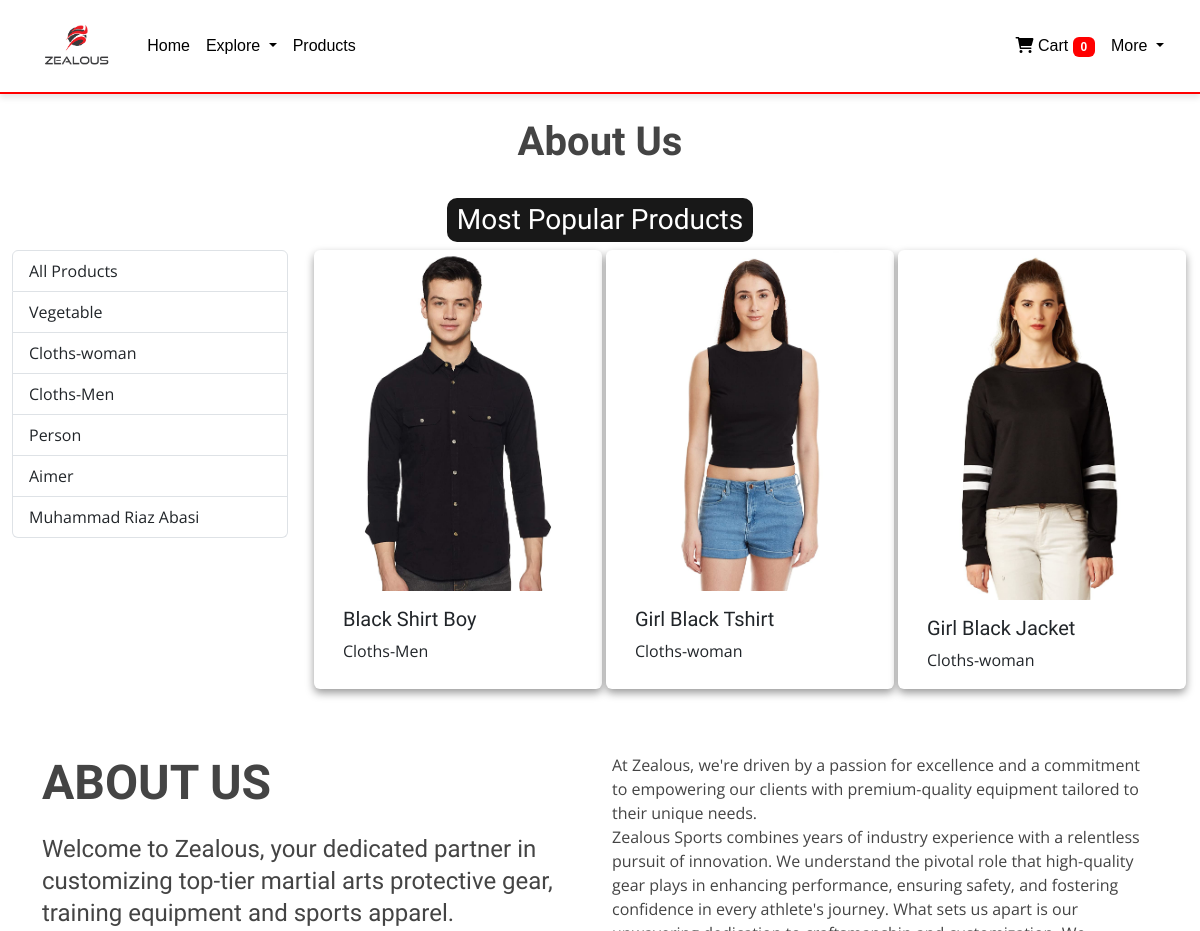
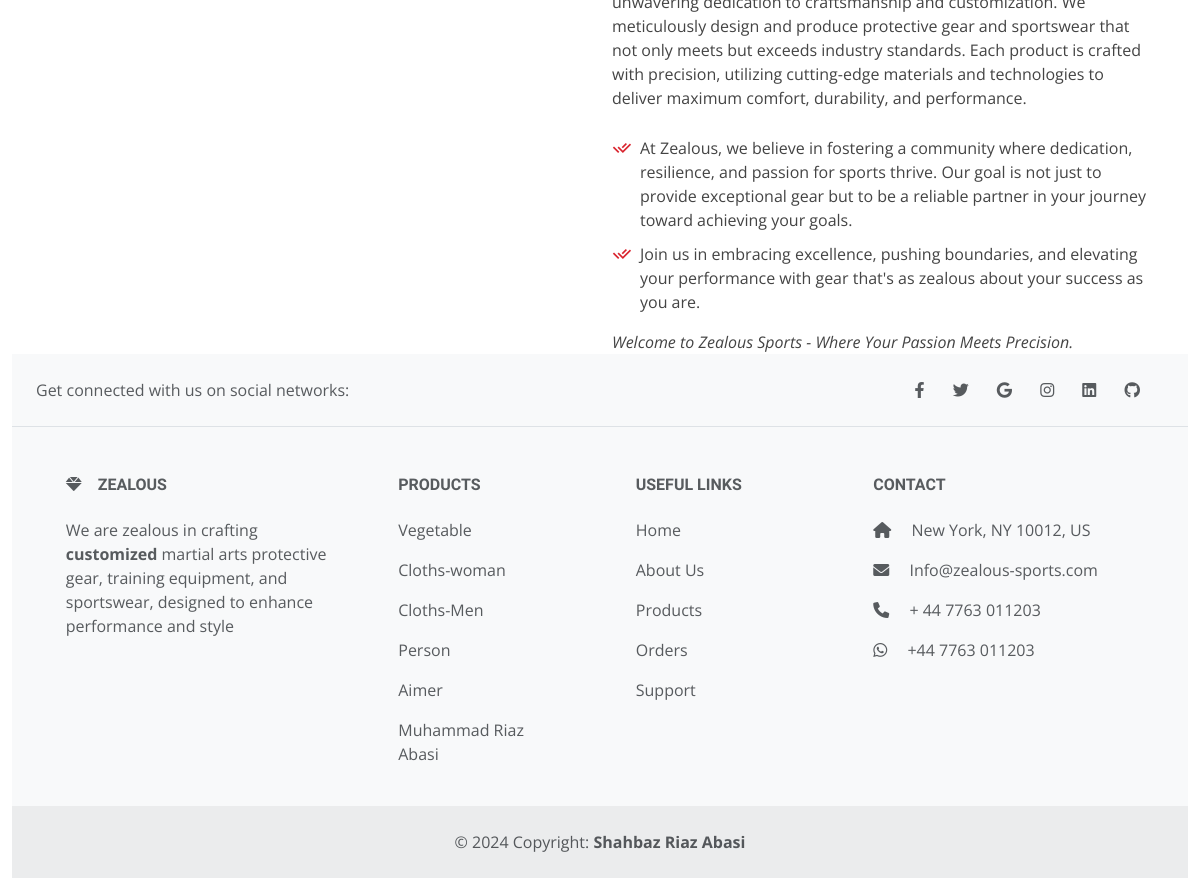
Page /about/ on the earlier database version (2 pictures, top to bottom).
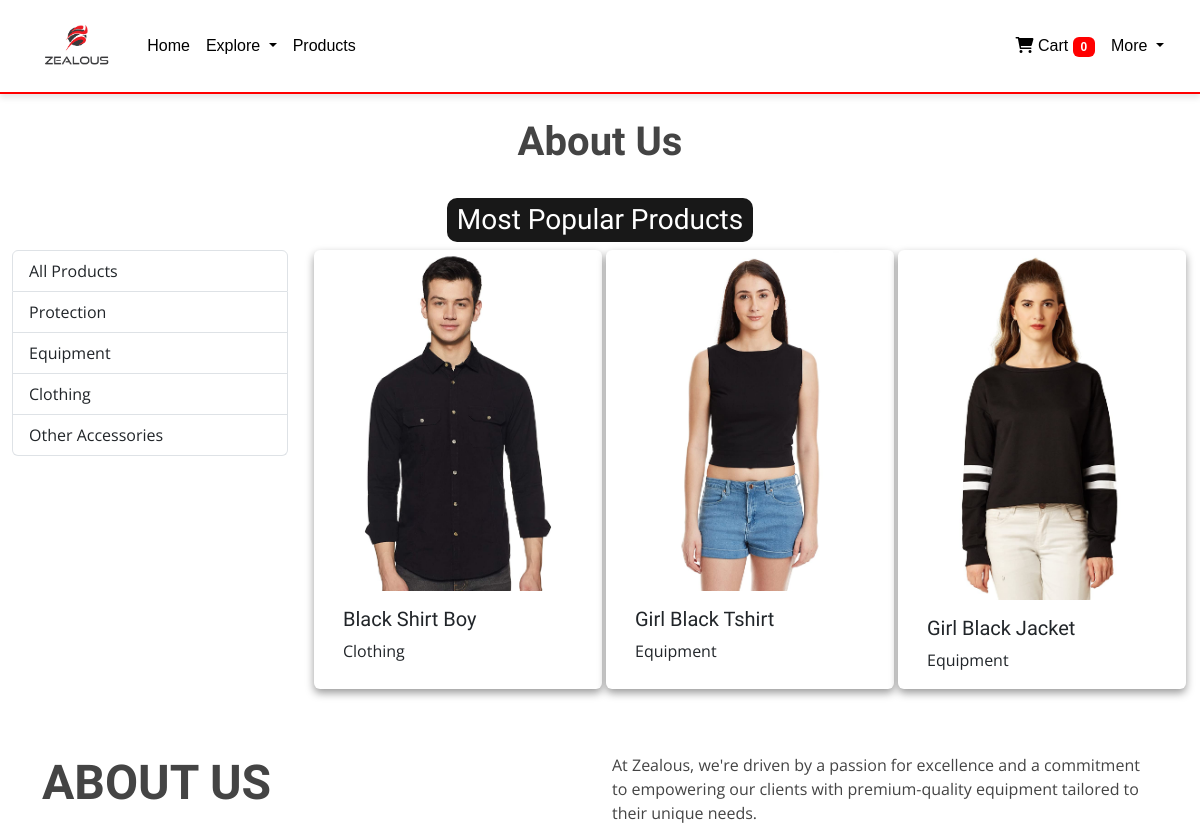
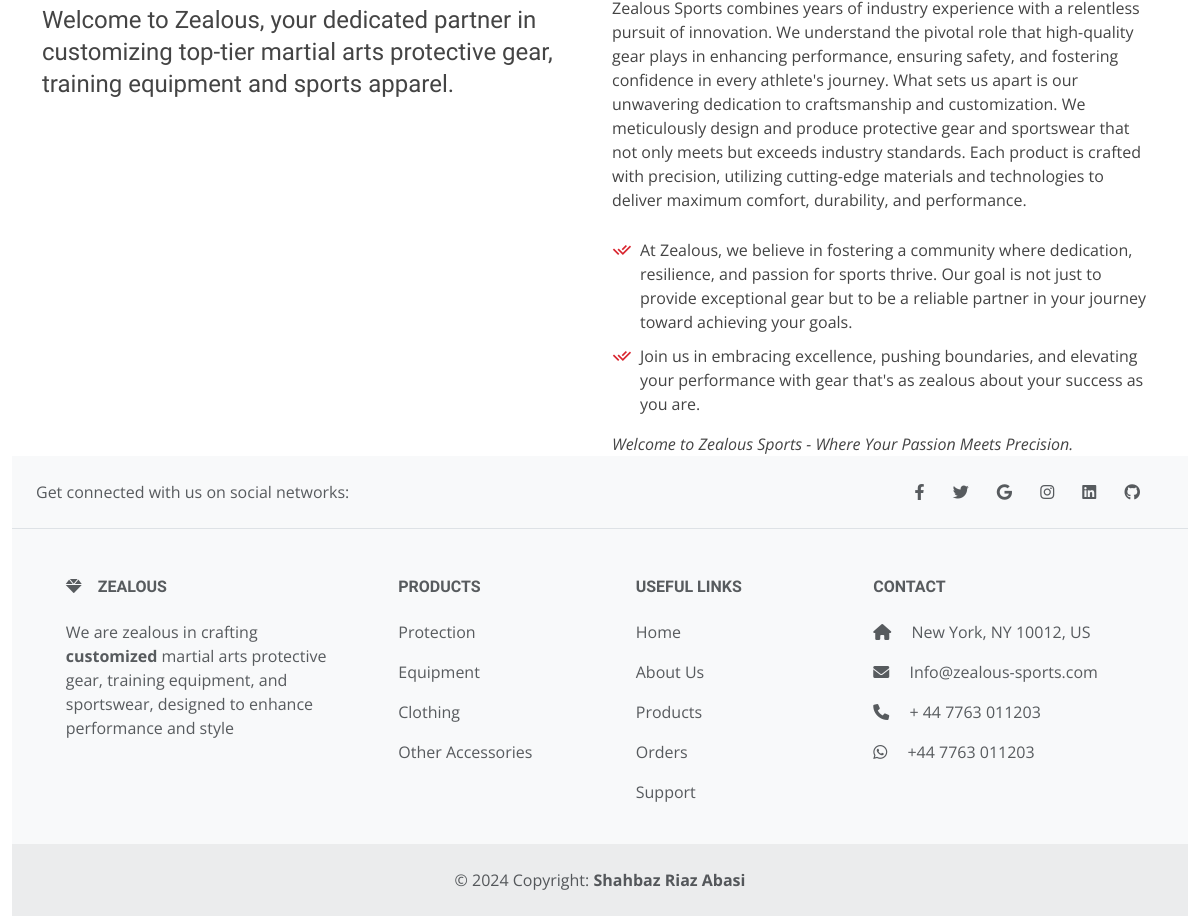
Same page on the later database version (2 pictures, top to bottom).
### store/models/category.py (models this page shows, shortened)
class Category(models.Model):
    name = models.CharField(max_length=20)
    @staticmethod
    def get_all_category():
        return Category.objects.all()
    def __str__(self):
        return self.name

### store/models/product.py (models this page shows, shortened)
class Product(models.Model):
    name = models.CharField(max_length=50)
    price = models.IntegerField(default=0)
    category= models.ForeignKey(Category, on_delete=models.CASCADE, default=1)
    description = models.CharField(max_length=1000, default='')
    image = models.ImageField(upload_to='products/')
    image2 = models.ImageField(upload_to='products/', null=True, blank=True)
    image3 = models.ImageField(upload_to='products/', null=True, blank=True)
    @staticmethod
    def get_all_products():
        return Product.objects.all()

### store/views.py (the view)
# urls.py: path('about/', about, name='about'),
def about(request):
    categories = Category.get_all_category()
    category_id = request.GET.get('category')
    products = None
    if category_id:
        products = Product.get_all_products_by_id(category_id)
    else:
        products = Product.get_all_products()
    customer = None
    if 'customer_id' in request.session:
        customer = Customer.objects.filter(id=request.session['customer_id']).first()
    cart = request.session.get('cart', {})
    context = {
        'Categories': categories,
        'products': products,
        'Customer': customer,
        'cart': cart
    }
    return render(request, 'about.html', context)

### store/templates/about.html
{% extends "base.html" %}
{% load cart %}
{% load custom_filter %}
{% load static %}
{% block content %}
<h1 class="text-center fw-bold mt-5">About Us</h1>
<div class="container-fluid mt-2">
  <div class="row">
    <div class="col-12 text-center mt-4">
      <h3 class="text-background-black" >Most Popular Products {{ Customer.first_name }}</h3>
    </div>
    <div class="col-lg-3">
      <div class="list-group">
        <a href="/about" class="list-group-item list-group-item-action">All Products</a>
        {% for category in Categories %}
        <a href="{% url 'about' %}?category={{ category.id }}" class="list-group-item list-group-item-action">{{ category.name }}</a>
        {% endfor %}
      </div>
    </div>
  <div class="col-lg-9 mx-auto" id="product">
    <div class="row mx-auto">
      {% for product in products|slice:":3" %}
      <div class="card mx-auto mb-3 product-card" id="{{ product.id }}" style="width: 18rem;">
        <img src="{{ product.image.url }}" alt="Product Image">
        <div class="card-body">
          <h5 class="card-title">{{ product.name }}</h5>
          <p class="card-text">{{ product.category }}</p>
        </div>
      </div>
      {% endfor %}
    </div>
  </div>
</div>
<section id="about" class="mt-5 about">
  <div class="container">
    <div class="row content">
      <div class="col-lg-6">
        <h2>About Us</h2>
        <h3>Welcome to Zealous, your dedicated partner in customizing top-tier martial arts protective gear, training equipment and sports apparel. </h3>
      </div>
      <div class="col-lg-6 pt-4 pt-lg-0">
        <p>
          At Zealous, we're driven by a passion for excellence and a commitment to empowering our clients with premium-quality equipment tailored to their unique needs.<br>
          Zealous Sports combines years of industry experience with a relentless pursuit of innovation. We understand the pivotal role that high-quality gear plays in enhancing performance, ensuring safety, and fostering confidence in every athlete's journey.
          What sets us apart is our unwavering dedication to craftsmanship and customization. We meticulously design and produce protective gear and sportswear that not only meets but exceeds industry standards. Each product is crafted with precision, utilizing cutting-edge materials and technologies to deliver maximum comfort, durability, and performance.
        </p>
        <ul>
          <li><i class="ri-check-double-line"></i>At Zealous, we believe in fostering a community where dedication, resilience, and passion for sports thrive. Our goal is not just to provide exceptional gear but to be a reliable partner in your journey toward achieving your goals.</li>
          <li><i class="ri-check-double-line"></i> Join us in embracing excellence, pushing boundaries, and elevating your performance with gear that's as zealous about your success as you are.</li>
        </ul>
        <p class="fst-italic">
          Welcome to Zealous Sports - Where Your Passion Meets Precision.
        </p>
      </div>
    </div>
  </div>
</section>
{% endblock %}
{% block footer %}
{% include "footer.html" %}
{% endblock %}

### store/templates/footer.html
<footer class="text-center text-lg-start bg-body-tertiary text-muted">
  <section class="d-flex justify-content-center justify-content-lg-between p-4 border-bottom">
    <div class="me-5 d-none d-lg-block">
      <span>Get connected with us on social networks:</span>
    </div>
    <div>
      <a href="" class="me-4 text-reset">
        <i class="fab fa-facebook-f"></i>
      </a>
      <a href="" class="me-4 text-reset">
        <i class="fab fa-twitter"></i>
      </a>
      <a href="" class="me-4 text-reset">
        <i class="fab fa-google"></i>
      </a>
      <a href="" class="me-4 text-reset">
        <i class="fab fa-instagram"></i>
      </a>
      <a href="" class="me-4 text-reset">
        <i class="fab fa-linkedin"></i>
      </a>
      <a href="" class="me-4 text-reset">
        <i class="fab fa-github"></i>
      </a>
    </div>
  </section>
  <section class="">
    <div class="container text-center text-md-start mt-5">
      <div class="row mt-3">
        <div class="col-md-3 col-lg-4 col-xl-3 mx-auto mb-4">
          <h6 class="text-uppercase fw-bold mb-4">
            <i class="fas fa-gem me-3"></i>ZEALOUS
          </h6>
          <p>
            We are zealous in crafting <strong>customized</strong>  martial arts protective gear, training equipment, and sportswear, designed to enhance performance and style
          </p>
        </div>
        <div class="col-md-2 col-lg-2 col-xl-2 mx-auto mb-4">
          <h6 class="text-uppercase fw-bold mb-4">
            Products
          </h6>
          <p>
            {% for category in Categories %}
            <a href="{% url 'products' %}?category={{ category.id }}" class="mt-3 mb-3 list-group-item list-group-item-action">{{ category.name }}</a>
            {% endfor %}
          </p>
        </div>
        <div class="col-md-3 col-lg-2 col-xl-2 mx-auto mb-4">
          <h6 class="text-uppercase fw-bold mb-4">
            Useful links
          </h6>
          <p>
            <a href="/" class="text-reset">Home</a>
          </p>
          <p>
            <a href="#!" class="text-reset">About Us</a>
          </p>
          <p>
            <a href="/products" class="text-reset">Products</a>
          </p>
          <p>
            <a href="/order" class="text-reset">Orders</a>
          </p>
          <p>
            <a href="#!" class="text-reset">Support</a>
          </p>
        </div>
        <div class="col-md-4 col-lg-3 col-xl-3 mx-auto mb-md-0 mb-4">
          <h6 class="text-uppercase fw-bold mb-4">Contact</h6>
          <p><i class="fas fa-home me-3"></i> New York, NY 10012, US</p>
          <p>
            <i class="fas fa-envelope me-3"></i>
            Info@zealous-sports.com
          </p>
          <p><i class="fas fa-phone me-3"></i> + 44 7763 011203</p>
          <p><i class="fab fa-whatsapp me-3"></i> +44 7763 011203</p>
        </div>
      </div>
    </div>
  </section>
  <div class="text-center p-4" style="background-color: rgba(0, 0, 0, 0.05);">
    © 2024 Copyright:
    <a class="text-reset fw-bold" target="_blank" href="https://shahbazriaz.online/">Shahbaz Riaz Abasi</a>
  </div>
</footer>

Differences in the rows shown:
removed Category: name "Aimer"
removed Category: name "Muhammad Riaz Abasi"
changed Category: name "Vegetable" → "Protection"
changed Category: name "Cloths-woman" → "Equipment"
changed Category: name "Cloths-Men" → "Clothing"
changed Category: name "Person" → "Other Accessories"
changed through a linked row, Product "Black Shirt Boy": category "Cloths-Men" → "Clothing"
changed through a linked row, Product "Girl Black Tshirt": category "Cloths-woman" → "Equipment"
changed through a linked row, Product "Girl Black Jacket": category "Cloths-woman" → "Equipment"
